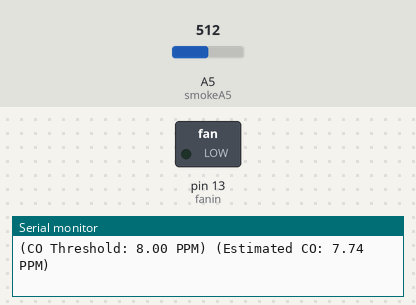
Recording of a sketch running on a simulated Arduino Uno, built with avr-gcc and run on an emulated ATmega328P. Shown: switched loads named in the sketch (green lamp = pin HIGH), the last lines printed to the serial monitor. The test bench sets the inputs (shaded band); at power-on: A5 (smokeA5) = 512.

Above: at 1.7 s.
1.8 s: A5 (smokeA5) set to 540
At 2.8 s:
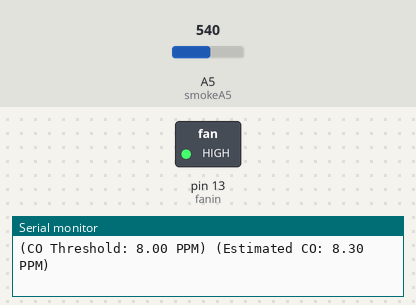
3.3 s: A5 (smokeA5) set to 511
At 4.4 s:
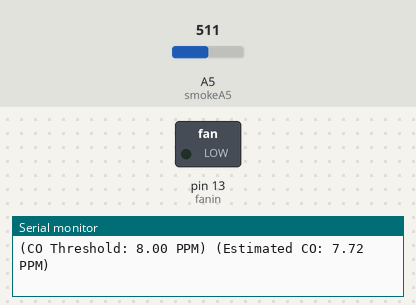
Timing chart, 0 to 6.3 s (numbered marks = the images above; inputs shaded):
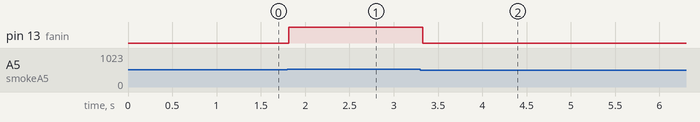

The sketch:

MQ2_Sensor_code.ino
```cpp
///////////Declarations/////////////

// The actuator pin decleration
int fanin = 13;
// The Sensor pin decleration
int smokeA5 = A5;
// Your threshold value
int sensorThres = 8.00;

///////////Declarations/////////////

void setup() {

// pin type is either input or output
  pinMode(fanin, OUTPUT);
  pinMode(smokeA5, INPUT);

// Rate of exchanging data from sensor and seril monitor is 9600 bits
  Serial.begin(9600);

// Declaring function of sensor on serial monitor
  Serial.print("CO concentration Mesurment:\n\n");

// Delay acessing the sensor to decrease pressure
  delay(500);
}


void loop() {

///////////Callibration of MQ-2 sensor to convert its reading to CO values/////////////

//Inserting the sensors readings to a variable
  int analogSensor = analogRead(smokeA5);

//Determining clean air as an MQ-2 reading
  int cleanAirBaseline = 125;

//CO PPM at cleanairbaseline value
  float coPpm = 2.5;

// Calculate an offset from baseline (assuming higher sensor value indicates higher gas concentration)
  float sensorOffset = analogSensor - cleanAirBaseline;

// You'd need to implement a conversion based on your reference data (Data is obtained from a refrence curve for toxic gases in the MQ-2 datasheet)
  if (sensorOffset > 0) {
  coPpm = sensorOffset * 0.02;}

///////////Callibration of MQ-2 sensor to convert its reading to CO values/////////////


//Declaring the threshold on serial monitor
  Serial.print("(CO Threshold: ");
  Serial.print(sensorThres);
  Serial.print(".00 PPM)");

//Declaring the Calculated CO value on serial monitor
  Serial.print(" (Estimated CO: ");
  Serial.print(coPpm);
  Serial.println(" PPM)");

// Checks if it has reached the threshold value
  if (coPpm > sensorThres)
  {
    digitalWrite(fanin, HIGH);
  }
  else
  {
    digitalWrite(fanin, LOW);
  }

// Delay reaccessing the sensor to decrease pressure
  delay(100);
}
```

Measured:
- the behaviour switches between 525 and 526 on A5 (smokeA5) (found by bisection; images 0 and 1)
- after the input at 1.8 s, pin 13 (fanin): LOW → HIGH at once
- after the input at 3.3 s, pin 13 (fanin): HIGH → LOW at once
